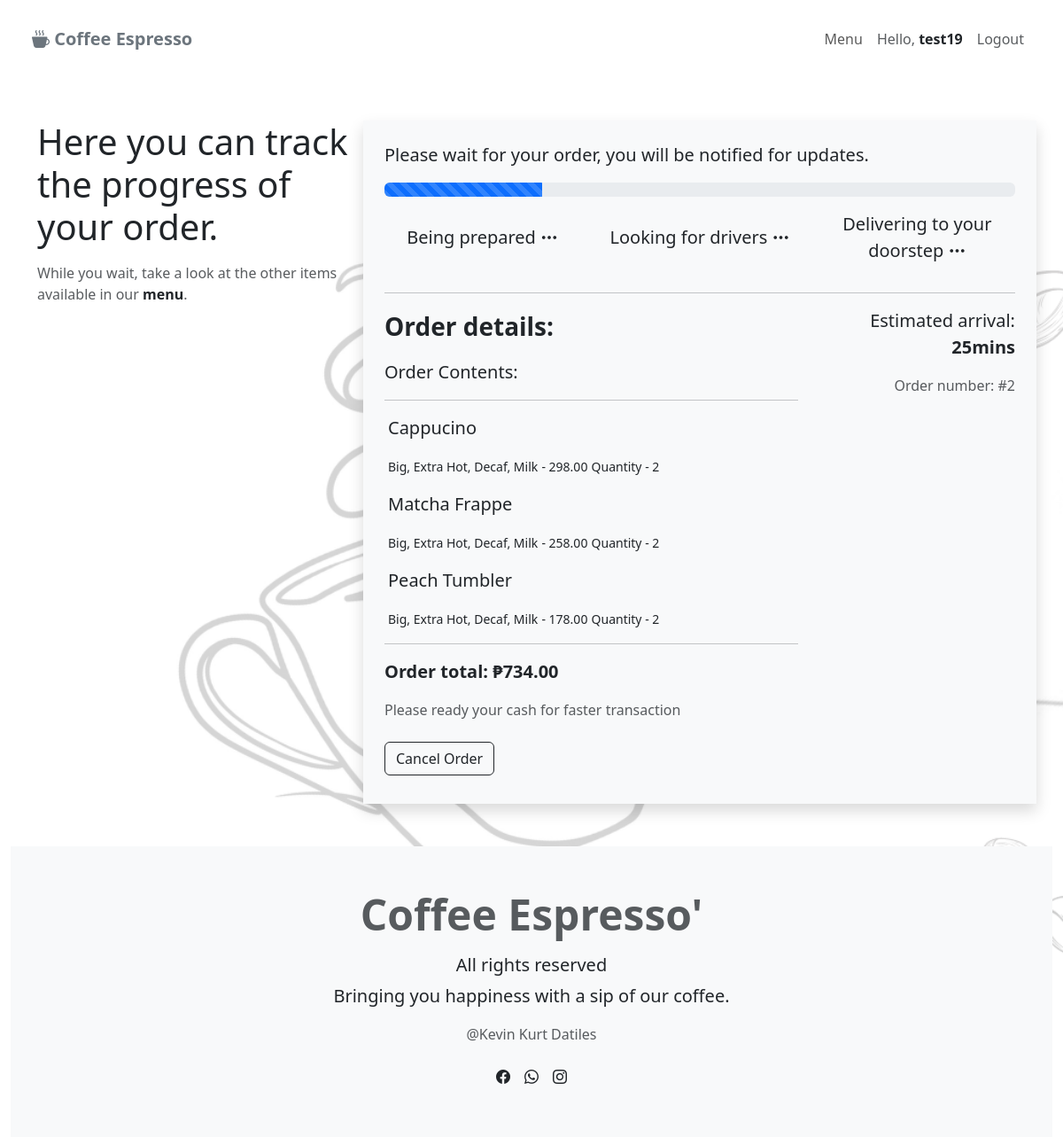
The app's page /delivery/ (signed in) with its own data.
### base/models.py (models this page shows, shortened)
class OrderItem(models.Model):
    order = models.ForeignKey(Cart, on_delete=models.CASCADE, blank=True, null=True)
    product = models.ForeignKey(Product, on_delete=models.CASCADE, blank=True, null=True)
    quantity = models.PositiveIntegerField(default=0, blank=True, null=True)
    @property
    def get_total(self):
        total = self.product.price * self.quantity
        return total

class Product(models.Model):
    name = models.CharField(max_length=100)
    category = models.ForeignKey(Category, on_delete=models.CASCADE)
    description = models.TextField()
    price = models.DecimalField(max_digits=10, decimal_places=2)
    image = models.ImageField(upload_to='product_images/')

class Cart(models.Model):
    customer = models.ForeignKey(Customer, on_delete=models.SET_NULL, blank=True, null=True)
    complete = models.BooleanField(default=False, blank=True, null=True)
    created_at = models.DateTimeField(auto_now_add=True)
    @property
    def get_cart_total(self):
        orderitems = self.orderitem_set.all()
        total = sum([item.get_total for item in orderitems])
        return total

### base/views.py (the view)
# urls.py: path('delivery/', views.delivery, name='delivery'),
@login_required(login_url='login')
def delivery(request):
    page = 1
    if request.user.is_authenticated:
        customer = request.user.customer
        order, created = Cart.objects.get_or_create(customer=customer, complete=False)
        items = order.orderitem_set.all()
    else:
        items = []
        order = {'get_cart_total': 0, 'get_cart_items': 0}
    context = {
        'items': items,
        'order': order,
        'page': page,
    }
    return render(request, 'base/delivery.html', context)

### base/templates/base/delivery.html (shortened to what this page needs)
{% extends 'base/index.html' %}
{% block content %}
<div class="container-lg">
        <div class="row mt-5 mb-5">
            <div class="col-md-4">
                <p class="display-6">Here you can track the progress of your order.</p>
                <p class="text-muted">While you wait, take a look at the other items available in our <span><a href="{% url 'menu' %}" class="text-decoration-none text-dark fw-bold">menu</a></span>.</p>
            </div>
            <div class="col-md-8 bg-light p-4 shadow">
                <p class="lead">Please wait for your order, you will be notified for updates.</p>
                <div class="progress">
                    <div class="progress-bar progress-bar-striped progress-bar-animated p-2" role="progressbar" aria-valuenow="75" aria-valuemin="0" aria-valuemax="100" style="width: 25%; height: 10%;"></div>
                </div>
                <div class="row justify-content-center align-items-center text-start mt-3 text-md-center">
                    <div class="col-md-4">
                        <p class="lead">Being prepared <i class="bi bi-three-dots"></i></p>
                    </div>
                    <div class="col-md-4">
                        <p class="lead">Looking for drivers <i class="bi bi-three-dots"></i></p>
                    </div>
                    <div class="col-md-4">
                        <p class="lead">Delivering to your doorstep <i class="bi bi-three-dots"></i></p>
                    </div>
                </div>
                <hr>
                <div class="row text-center text-md-end mt-3">
                        <div class="col-md-8 text-start">
                            <p class="lead fs-3 fw-bold">Order details: </p>
                            <p class="lead">Order Contents: </p>
                            <hr>
                            {% for item in items %}
                                <div class="m-1 my-3">
                                    <p class="lead">{{ item.product.name }}</p>
                                    <small>Big, Extra Hot, Decaf, Milk</small>
                                    <small>- {{ item.get_total }}</small>
                                    <small>Quantity - {{ item.quantity }}</small>
                                </div>
                            {% endfor %}
                            <hr>
                            <p class="lead fw-bold">Order total: ₱{{ order.get_cart_total }}</p>
                            <p class="text-muted">Please ready your cash for faster transaction</p>
                            <div>
                                <a href="#" class="btn btn-outline-dark my-2">Cancel Order</a>
                            </div>
                        </div>
                    <div class="col-md-4">
                        <p class="lead">Estimated arrival: <span class="fw-bold">25mins</span></p>
                        <p class="text-muted">Order number: #{{ order.id }}</p>
                    </div>
                </div>
            </div>
        </div>
    </div>
{% endblock %}

### base/templates/base/index.html (shortened to what this page needs)
{% load static %}
<!DOCTYPE html>
<html lang="en">
<head>
    <link href="https://cdn.jsdelivr.net/npm/bootstrap@5.3.0/dist/css/bootstrap.min.css" rel="stylesheet">
    <link rel="stylesheet" href="https://cdn.jsdelivr.net/npm/bootstrap-icons@1.10.5/font/bootstrap-icons.css">
    <link rel="stylesheet" href="{% static 'css/main.css' %}">
</head>
<body>
    <nav class="navbar navbar-expand-md navbar-light p-4" id="navbar">
        <div class="container-xxl">
            <a href="{% url 'home' %}" class="navbar-brand">
                <span class="fw-bold text-secondary">
                    <i class="bi bi-cup-hot-fill"></i>
                    Coffee Espresso
                </span>
            </a>
            <div class="collapse navbar-collapse justify-content-end align-center" id="main-nav">
                <ul class="navbar-nav">
                    <li class="nav-item">
                        <a href="{% url 'menu' %}" class="nav-link">Menu</a>
                    </li>
                    {% if user.is_authenticated %}
                    <li class="nav-item">
                        <div class="text-muted nav-link">Hello, <a href="{% url 'user-settings' request.user.id %}" class="text-decoration-none text-dark"><span class="fw-bold">{{ request.user }}</span></a></div>
                    </li>
                    <li class="nav-item">
                        <div class="text-muted nav-link"><a href="{% url 'logout' %}" class="text-decoration-none text-dark"><span class="text-muted">Logout</span></a></div>
                    </li>
                    {% else %}
                    <li class="nav-item ms-2 d-none d-md-inline">
                        <a href="{% url 'login' %}" class="btn btn-outline-dark">Login</a>
                    </li>
                    {% endif %}
                </ul>
            </div>
        </div>
    </nav>
    {% block content %}
    {% endblock %}
    <footer>
        <div class="container-fluid footer mt-5">
            <div class="bg-light py-5 footer">
                <div class="text-center">
                    <a href="#navbar" class="display-5 fw-bold text-muted text-decoration-none"><p >Coffee Espresso'</p></a>
                    <h5>All rights reserved</h5>
                    <p class="lead">Bringing you happiness with a sip of our coffee.</p>
                    <p class="text-muted">@Kevin Kurt Datiles</p>
                </div>
                <div class="d-flex justify-content-center">
                    <div class="p-2">
                        <a href="https://www.facebook.com/pogingposte9" class="text-dark text-lg"><i class="bi bi-facebook"></i></a>
                    </div>
                    <div class="p-2">
                        <a href="#" class="text-dark"><i class="bi bi-whatsapp"></i></a>
                    </div>
                    <div class="p-2">
                        <a href="#" class="text-dark"><i class="bi bi-instagram"></i></a>
                    </div>
                </div>
            </div>
        </div>
    </footer>
</body>
</html>

### base/static/css/main.css (style rules this page uses)
html, body { height: 100%; }
body { background-image: url(/static/images/background.png); background-repeat: no-repeat; background-size: cover; background-position: center; background-attachment: fixed; }
.footer { flex-shrink: 0; margin-top: auto; }

### records on screen
OrderItem: product.name "Cappucino", get_total "298.00", quantity "2"
OrderItem: product.name "Matcha Frappe", get_total "258.00", quantity "2"
OrderItem: product.name "Peach Tumbler", get_total "178.00", quantity "2"
Cart: get_cart_total "734.00", id "2"

### other values on screen
{{ request.user }} "test19"
